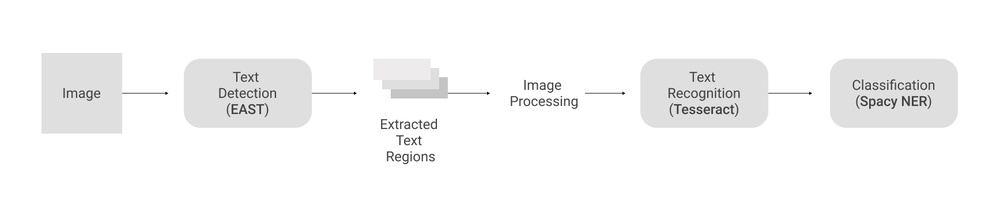
#> input picture Desktop - 3.jpg, 1000 x 201 px, shrunk from 1735 x 349 before the run
$ python -i processing.py   (imports and definitions only)
#> lines starting #> are read from the running program, lines starting #| are printed output that depends on the picture; after the words box and inside, x2 and y2 are one past the last pixel; in counts of white or black regions, pixels touching at a corner belong together
import matplotlib.pyplot as plt
import numpy as np
import cv2
from string import digits


def image_smoothening_new(img):
    # ret1, th1 = cv2.threshold(img, BINARY_THREHOLD, 255, cv2.THRESH_BINARY)
    # ret2, th2 = cv2.threshold(th1, 0, 255, cv2.THRESH_BINARY + cv2.THRESH_OTSU)
    blur = cv2.GaussianBlur(img, (3, 3), 0)
    # ret3, th3 = cv2.threshold(blur, 0, 255, cv2.THRESH_BINARY + cv2.THRESH_OTSU)
    return blur

def process_before(img) :
	img = cv2.cvtColor(img, cv2.COLOR_BGR2GRAY)
	# [4 lines of commented-out code are left out]
	ocr_image = image_smoothening_new(img)
	# ocr_image = cv2.bitwise_or(img, closing)
	return ocr_image

def plot_new(img) :
	output_image = process_before(img)
	# # plot images
	# fig, ax = plt.subplots(nrows=1, ncols=2)
	# ax[0].imshow(cv2.cvtColor(img, cv2.COLOR_BGR2RGB))
	# ax[0].set_title('Input Image')
	# ax[0].axis('off')
	# #ax[1].imshow(cv2.cvtColor(output_image, cv2.COLOR_BGR2RGB))
	# ax[1].imshow(output_image, cmap='gray')
	# ax[1].set_title('Gaussian Blurred')
	# ax[1].axis('off')
	# plt.show()
	return output_image

BINARY_THREHOLD = 180
def image_smoothening(img):
    ret1, th1 = cv2.threshold(img, BINARY_THREHOLD, 255, cv2.THRESH_BINARY)
    ret2, th2 = cv2.threshold(th1, 0, 255, cv2.THRESH_BINARY + cv2.THRESH_OTSU)
    blur = cv2.GaussianBlur(img, (3, 3), 0)
    ret3, th3 = cv2.threshold(blur, 0, 255, cv2.THRESH_BINARY + cv2.THRESH_OTSU)
    return th3

def remove_noise_and_smooth(img):
    #img = cv2.imread(file_name, 0)
	img = cv2.cvtColor(img, cv2.COLOR_BGR2GRAY)
	filtered = cv2.adaptiveThreshold(img.astype(np.uint8), 255, cv2.ADAPTIVE_THRESH_MEAN_C, cv2.THRESH_BINARY, 41, 3)
	kernel = np.ones((1, 1), np.uint8)
	opening = cv2.morphologyEx(filtered, cv2.MORPH_OPEN, kernel)
	closing = cv2.morphologyEx(opening, cv2.MORPH_CLOSE, kernel)
	ocr_image = image_smoothening(img)
	ocr_image = cv2.bitwise_or(img, closing)
	return ocr_image

def plot_image(input_image) :
	output_image = remove_noise_and_smooth(input_image)

	# plot images
	fig, ax = plt.subplots(nrows=1, ncols=2)
	ax[0].imshow(cv2.cvtColor(input_image, cv2.COLOR_BGR2RGB))
	ax[0].set_title('Input Image')
	ax[0].axis('off')
	#ax[1].imshow(cv2.cvtColor(output_image, cv2.COLOR_BGR2RGB))
	ax[1].imshow(output_image, cmap='gray')
	ax[1].set_title('Gaussian Blurred')
	ax[1].axis('off')
	plt.show()
	return output_image

>>> import cv2
>>> picture = cv2.imread('../Desktop - 3.jpg')
#> picture is the input picture: shape (201, 1000, 3); mean B, G, R 247.2, 247.2, 247.2
>>> result = plot_image(picture)
#> in remove_noise_and_smooth, `filtered = cv2.adaptiveThreshold(img.astype(np.uint8), 255, cv2.ADAPTI..`:
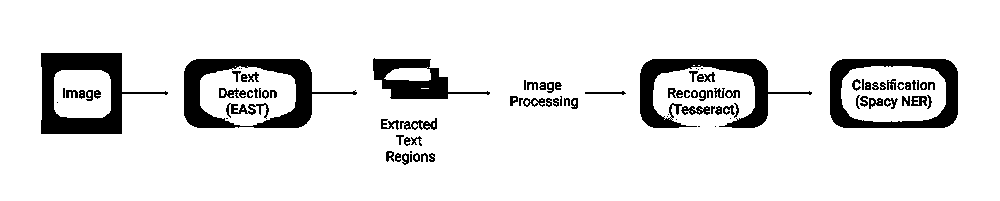
#> filtered: shape (201, 1000); 89.5% white; 95 black regions (18 under 20 px), largest, box (x1, y1, x2, y2) and area: (184, 59, 357, 128) 4110, (41, 53, 168, 134) 3979, (640, 59, 812, 128) 3589
#> in image_smoothening, `ret1, th1 = cv2.threshold(img, BINARY_THREHOLD, 255, cv2.THRESH_BINARY)`:
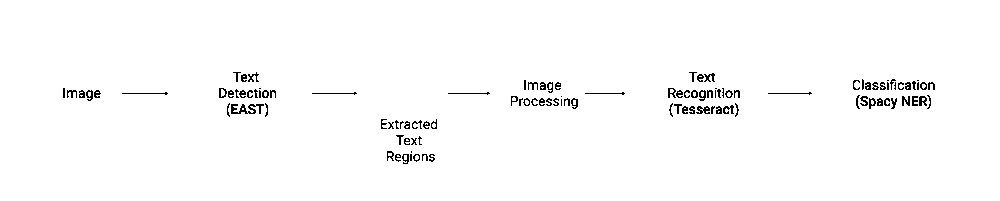
#> th1: shape (201, 1000); 98.3% white; black in thin lines or dots, all inside (x1, y1, x2, y2) = (63, 72, 935, 164)
#> in image_smoothening, `ret1, th1 = cv2.threshold(img, BINARY_THREHOLD, 255, cv2.THRESH_BINARY)`: ret1 = 180
#> in image_smoothening, `ret2, th2 = cv2.threshold(th1, 0, 255, cv2.THRESH_BINARY + cv2.THRESH_..`: ret2 = 0
#> in image_smoothening, `ret3, th3 = cv2.threshold(blur, 0, 255, cv2.THRESH_BINARY + cv2.THRESH..`:
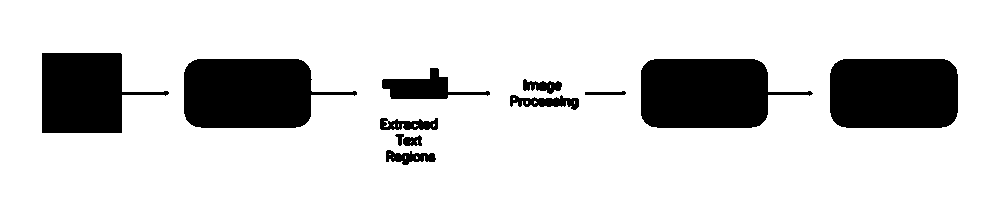
#> th3: shape (201, 1000); 82% white; 12 black regions, largest, box (x1, y1, x2, y2) and area: (184, 59, 357, 128) 8666, (641, 59, 813, 128) 8660, (830, 59, 958, 128) 8561
#> in image_smoothening, `ret3, th3 = cv2.threshold(blur, 0, 255, cv2.THRESH_BINARY + cv2.THRESH..`: ret3 = 233
#> in remove_noise_and_smooth, `ocr_image = cv2.bitwise_or(img, closing)`:
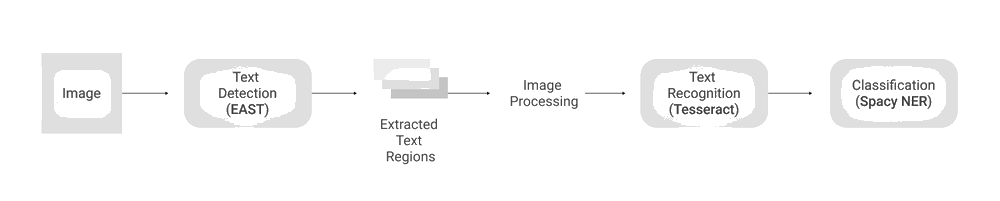
#> ocr_image: shape (201, 1000); min 0, max 255, mean 249.6
#> in plot_image, `plt.show()`:
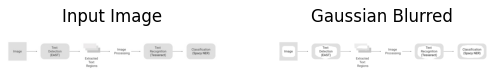
#> figure drawn by matplotlib, 2 panels
